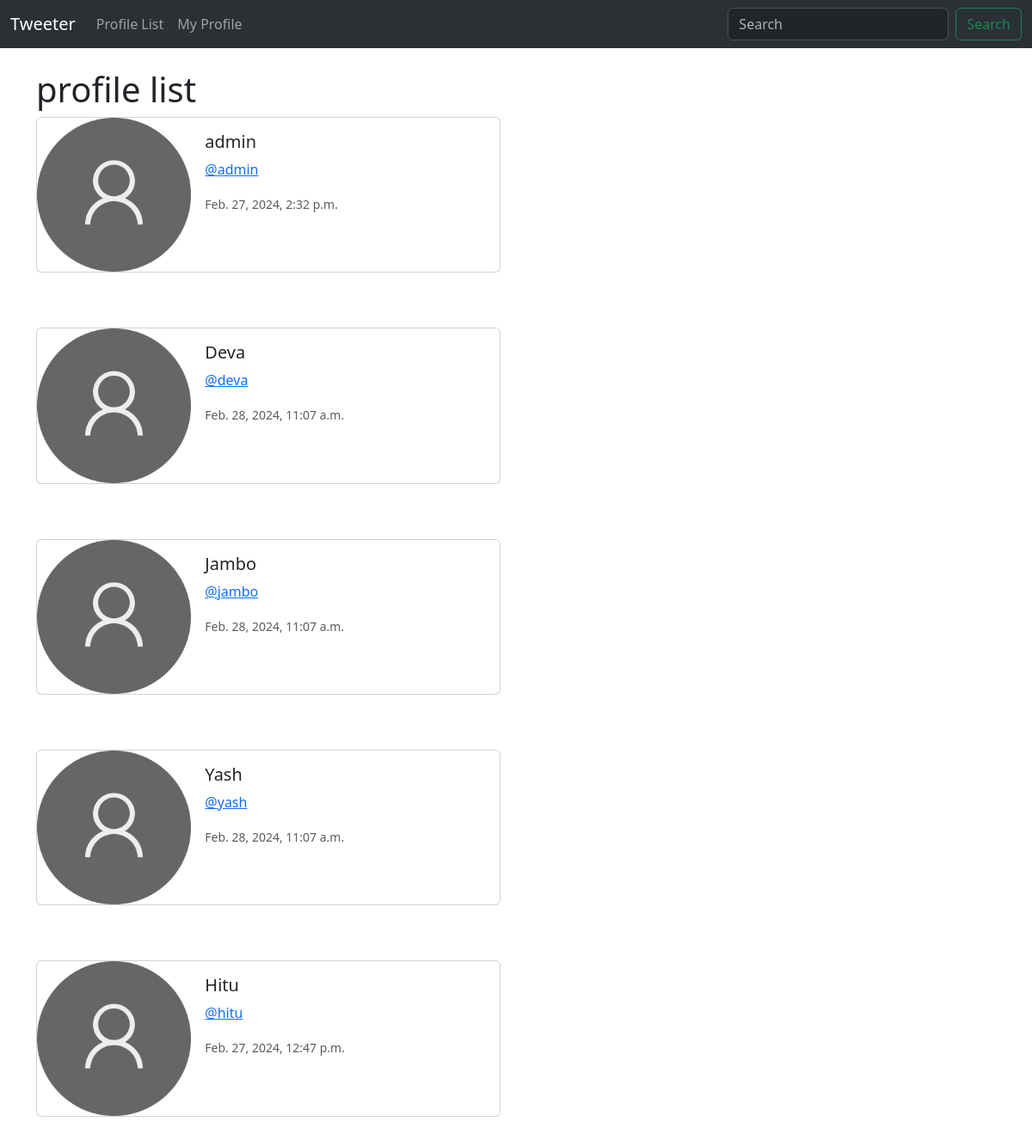
Before: /profile-list/ (signed in) with the older database file.
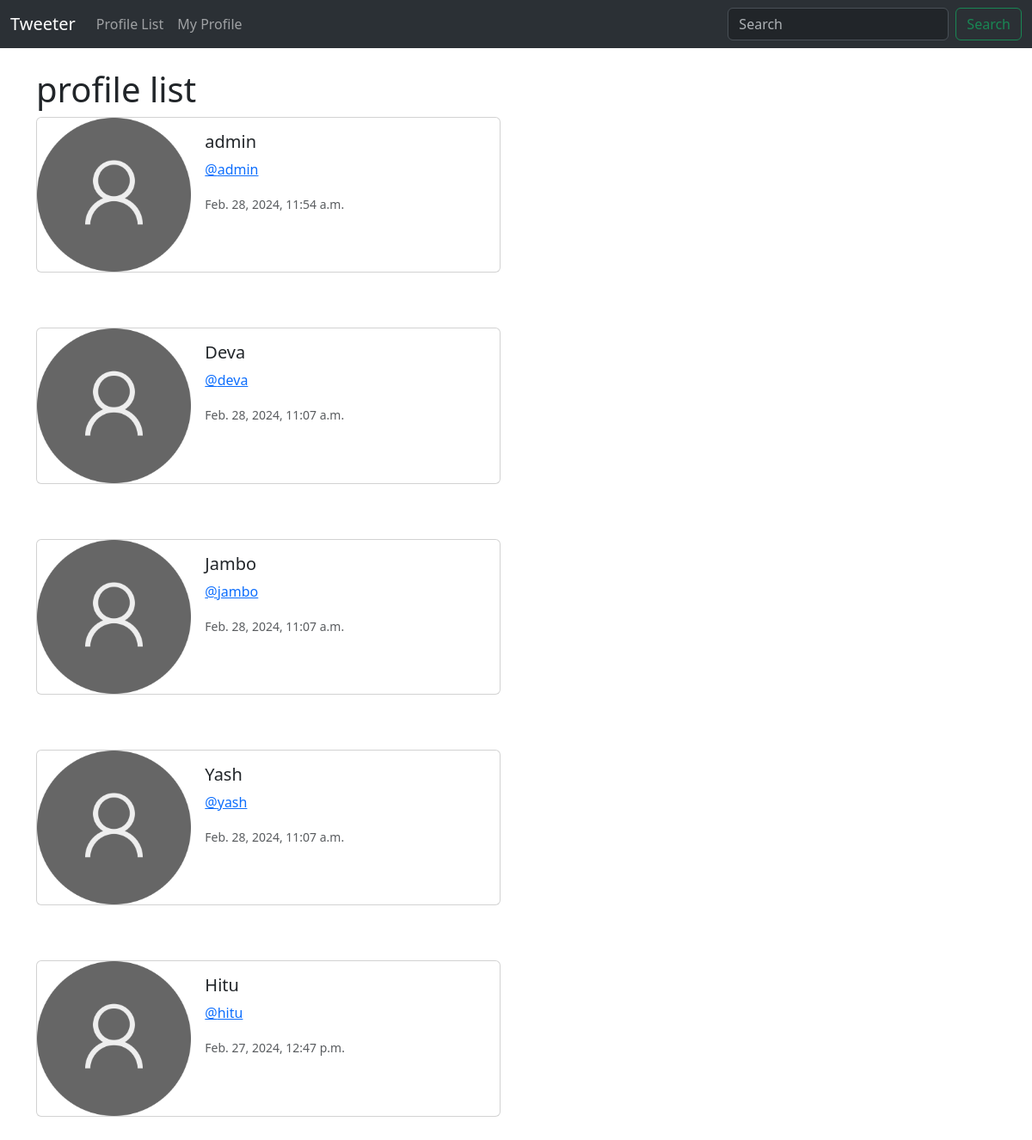
After: the same page with the newer database file.
### musker/models.py (models this page shows, shortened)
class Profile(models.Model):
    user = models.OneToOneField(User,on_delete=models.CASCADE)
    follows = models.ManyToManyField("self",related_name="followed_by",symmetrical=False,blank=True)
    date_modified = models.DateTimeField(User, auto_now=True, auto_now_add=False)

### musker/views.py (the view)
# urls.py: path('profile-list/',views.profile_list,name='profile_list'),
def profile_list(request):
    if request.user.is_authenticated:
        profiles = Profile.objects.exclude(user=request.user)
        return render(request, 'profile_list.html',{"profiles":profiles})
    else:
        messages.error(request,("Error: You need to login first"))
        return redirect('home')

### templates/profile_list.html (shortened to what this page needs)
{% extends 'base.html' %}
{% load static %}
{% block container %}
<h1>profile list</h1>
{% if profiles %}
    {% for i  in profiles %}
    <div class="card mb-3" style="max-width: 540px;">
        <div class="row g-0">
          <div class="col-md-4">
            <img src="{% static 'images/user_img.png' %}" class="img-fluid rounded-start" alt="...">
          </div>
          <div class="col-md-8">
            <div class="card-body">
              <h5 class="card-title">{{i.user.username}}</h5>
              <p><a href="{% url 'profile' i.user.id%}">@{{i.user.username | lower}}</a> </p>
              <p class="card-text"><small class="text-body-secondary">{{i.date_modified}}</small></p>
            </div>
          </div>
        </div>
      </div>
    <br> <br>
    {% endfor %}
{% endif %}
{% endblock container %}

Changed rows visible on the page:
changed Profile "admin": date_modified "Feb. 27, 2024, 2:32 p.m." → "Feb. 28, 2024, 11:54 a.m."
